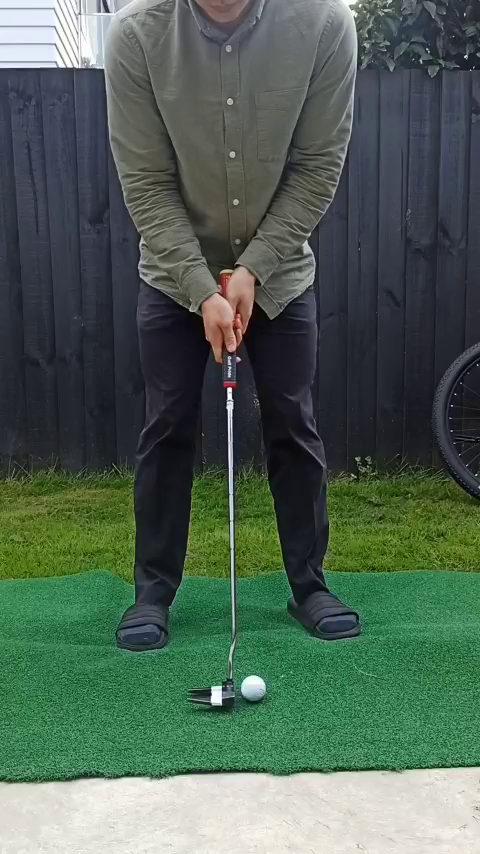
#> input picture frame 5 of Code for CV project/videos/peter_putting_second2.mp4, 480 x 854 px
$ python 'show _contours.py'
#> lines starting #> are read from the running program, lines starting #| are printed output that depends on the picture; after the words box and inside, x2 and y2 are one past the last pixel; in counts of white or black regions, pixels touching at a corner belong together
import cv2
import numpy as np
from filterpy.kalman import KalmanFilter, UnscentedKalmanFilter, MerweScaledSigmaPoints

# for ball tracking contrail
import argparse
from collections import deque
import imutils

# for ball tracking distance between previous frame
dist = lambda x1, y1, x2, y2: np.sqrt((x2-x1)**2 + (y2-y1)**2)

# Functions
def find_ball(frame, frame_HSV, lower_ball, upper_ball):

    # Detect a colour ball with a colour range.
    mask = cv2.inRange(frame_HSV, lower_ball, upper_ball)  # Find all pixels in the image within the colour range.

    # Perfrom closing morphology (dilate then erosion) to fill gaps and holes in image
    kernel = np.ones((3,3), np.uint8)

    # dilation = cv2.dilate(erosion, kernel, iterations=1)
    opening_mask = cv2.morphologyEx(mask, cv2.MORPH_OPEN, kernel, iterations=1)
    closing_mask = cv2.morphologyEx(opening_mask, cv2.MORPH_CLOSE, kernel, iterations=1)
    erosion = cv2.erode(closing_mask, kernel, iterations=1)


    final_mask = erosion

    cv2.imshow('mask', final_mask)
    # cv2.imshow('closing_mask', closing_mask)
    # cv2.imshow('opening_mask', opening_mask)

    # Find a series of points which outline the shape in the mask.
    contours, _hierarchy = cv2.findContours(final_mask, cv2.RETR_EXTERNAL, cv2.CHAIN_APPROX_SIMPLE)

    if contours:
        # Filter and process contours
        i = 0
        for contour in contours:
            # Fit minimum enclosing circle
            (x, y), radius = cv2.minEnclosingCircle(contour) # could also set a threshold range for radius here

            # Calculate contour area
            contour_area = cv2.contourArea(contour)

            # Calculate area of enclosing circle
            circle_area = np.pi * (radius ** 2)

            # Calculate ratio of contour area to circle area
            circularity = contour_area / circle_area

            # Find the best circle
            if (i == 0):
                best_circularity = circularity
                bestCircle = contour
            if (circularity > best_circularity):   # will always skip when i==0 as circularity=best_circularity
                best_circularity = circularity
                bestCircle = contour
            i += 1

        # draw circle of the best circle that is also within a ball's circumference from last frame
        (x, y), radius = cv2.minEnclosingCircle(bestCircle)
        center = np.array([int(x), int(y)])
        radius = int(radius)

        return contours, center, radius
    else:
        return None, None, None


def track_ball():
    cap = cv2.VideoCapture('videos/peter_putting_second2.mp4')

    # [7 lines of commented-out code are left out]
    lower_grass = np.array([30, 68, 75], dtype="uint8")
    upper_grass = np.array([91, 210, 220], dtype="uint8")      # peter_putting_fourth60fps
    # [10 lines of commented-out code are left out]
    lower_ball = np.array([50, 0, 130], dtype="uint8")
    upper_ball = np.array([105, 100, 255], dtype="uint8")      # peter_putting_fourth60fps
    # lower_ball = np.array([0, 0, 150], dtype="uint8")
    # upper_ball = np.array([120, 110, 255], dtype="uint8")      # peter_putting_fifth_closeup_4k

    # stats analysis
    ball_found = 0
    num_frames = 0

    # while cv2.waitKey(100) < 0:   # the number determines how fast the video plays
    while cv2.waitKey(0):

        # grab the current frame
#> (key Esc is pressed here)
        ret, frame = cap.read()  # Read a frame from the video file.
#> frame is the input picture: shape (854, 480, 3); mean B, G, R 84.3, 97.4, 78.7
        if not ret:              # If we cannot read any more frames from the video file, then exit.
            break
        # blur image
        blur = cv2.GaussianBlur(frame, (3,3), 0)
        frame_HSV = cv2.cvtColor(blur, cv2.COLOR_BGR2HSV)   # convert image from BGR to HSV
#> frame_HSV: shape (854, 480, 3); mean H, S, V 77.7, 77.9, 102.5

        # Mask the frame using bitwise_and() operation with green grass so we only focus on the area with grass
        green_mask = cv2.inRange(frame_HSV, lower_grass, upper_grass)
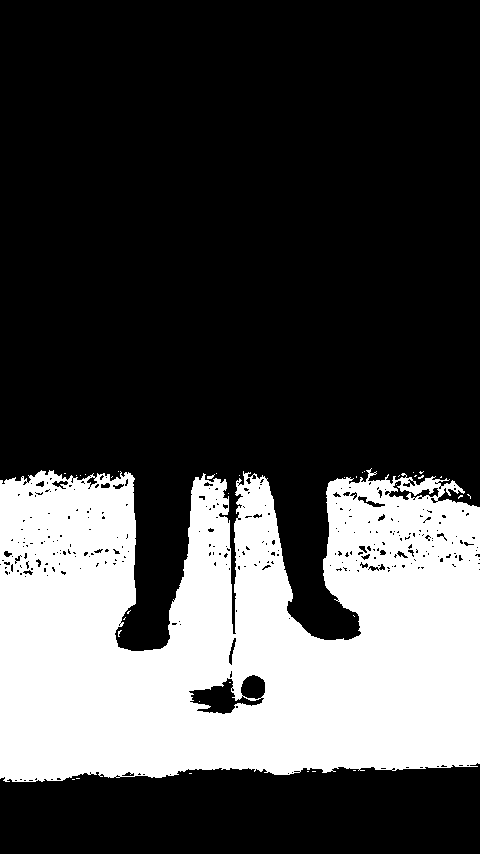
#> green_mask: shape (854, 480); 29.1% white; 36 white regions (34 under 20 px), largest, box (x1, y1, x2, y2) and area: (0, 468, 480, 782) 119161, (207, 474, 215, 479) 21
        # Perfrom closing morphology (dilate then erosion) to fill gaps and holes in image
        kernel = np.ones((3,3), np.uint8)
        closing_mask = cv2.morphologyEx(green_mask, cv2.MORPH_CLOSE, kernel, iterations=3)
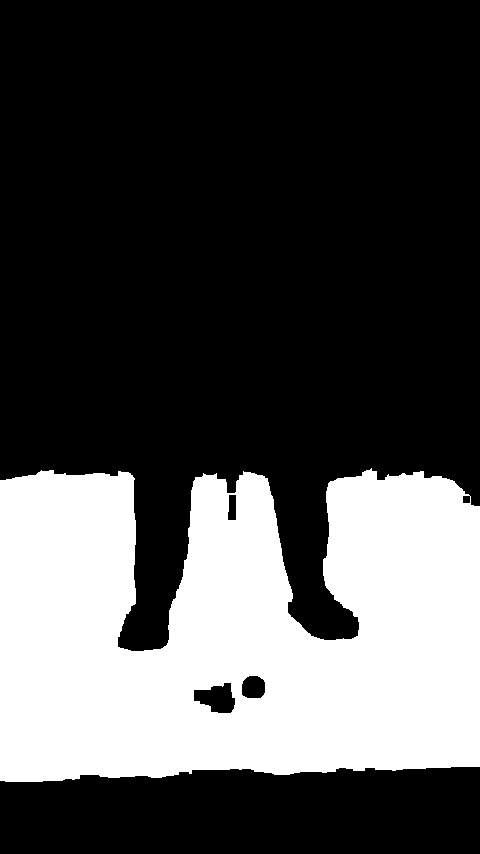
#> closing_mask: shape (854, 480); 30.3% white; 1 white region, box (x1, y1, x2, y2) and area: (0, 468, 480, 782) 124150
        # do some erosion after this to get rid of random white spots
        # erosion_mask = cv2.erode(closing_mask, kernel, iterations=2)
        opening_mask = cv2.morphologyEx(closing_mask, cv2.MORPH_OPEN, kernel, iterations=1)
#> opening_mask: shape (854, 480); 30.3% white; 1 white region
        # Find contours in the binary image
        contours, _ = cv2.findContours(opening_mask, cv2.RETR_EXTERNAL, cv2.CHAIN_APPROX_SIMPLE)
#> contours = 1 contour; box (x1, y1, x2, y2) and area: (0, 470, 480, 782) 124217
        contour = max(contours, key=len)
#> contour = contour of 512 points, box (x1, y1, x2, y2) (0, 470, 480, 782), area 124217
        # Approximate the contour with a polygon
        epsilon = 0.001 * cv2.arcLength(contour, True) # adjust the epsilon value as needed
#> epsilon = 2.43
        approx = cv2.approxPolyDP(contour, epsilon, True)
#> approx = contour of 71 points, box (x1, y1, x2, y2) (0, 470, 480, 781), area 124070
        # Draw the polygon (optional)
        # cv2.drawContours(frame, [approx], 0, (0, 255, 0), 2)  # Green color, thickness=2
        # Get corner points
        # corners = np.squeeze(approx)
        # Draw circles at corner points (optional)
        # for corner in corners:
        #     cv2.circle(frame, tuple(corner), 5, (0, 0, 255), -1)  # Red color, filled circle
        # Create a black mask with the same dimensions as the image
        black_mask = np.zeros(frame_HSV.shape[:2], dtype="uint8")   # this black_mask works
        # Draw the polygon on the mask
        cv2.fillPoly(black_mask, [approx], 255)
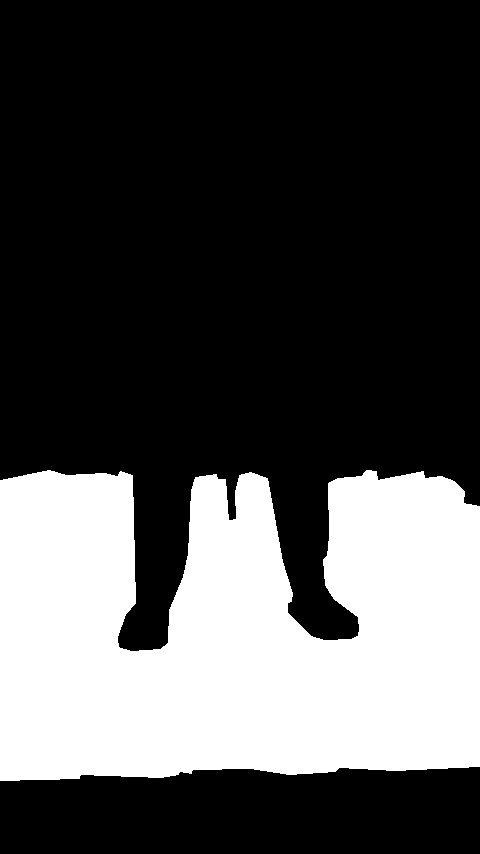
#> black_mask: shape (854, 480); 30.5% white; 1 white region, box (x1, y1, x2, y2) and area: (0, 470, 480, 781) 125199
        # Apply the mask to the original image
        masked_image = cv2.bitwise_and(frame_HSV, frame_HSV, mask=black_mask)
#> masked_image: shape (854, 480, 3); mean H, S, V 19.2, 45.3, 35.9


        # now find the ball using the masked_image
        contours, center, radius = find_ball(frame, frame_HSV, lower_ball, upper_ball)    # using the find_ball function
#> in find_ball, `opening_mask = cv2.morphologyEx(mask, cv2.MORPH_OPEN, kernel, iteratio..`:
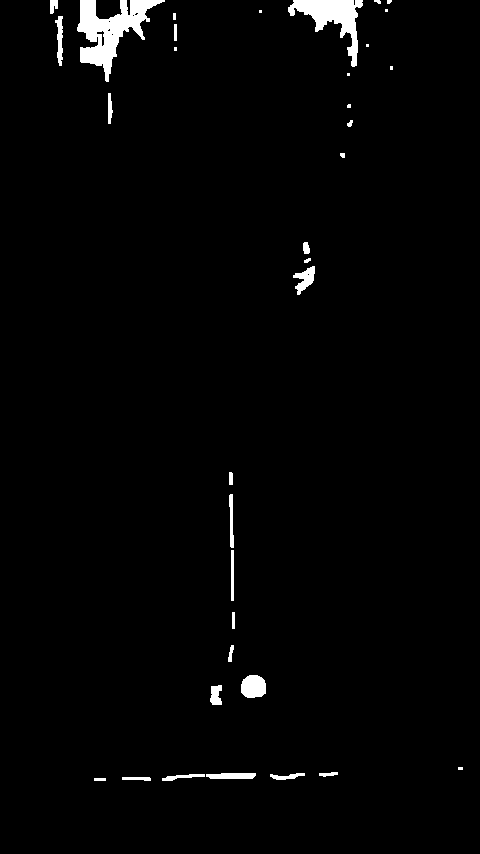
#> opening_mask: shape (854, 480); 1.9% white; 35 white regions (9 under 20 px), largest, box (x1, y1, x2, y2) and area: (77, 0, 165, 82) 2839, (288, 0, 363, 67) 1800, (241, 675, 266, 698) 483
#> in find_ball, `erosion = cv2.erode(closing_mask, kernel, iterations=1)`:
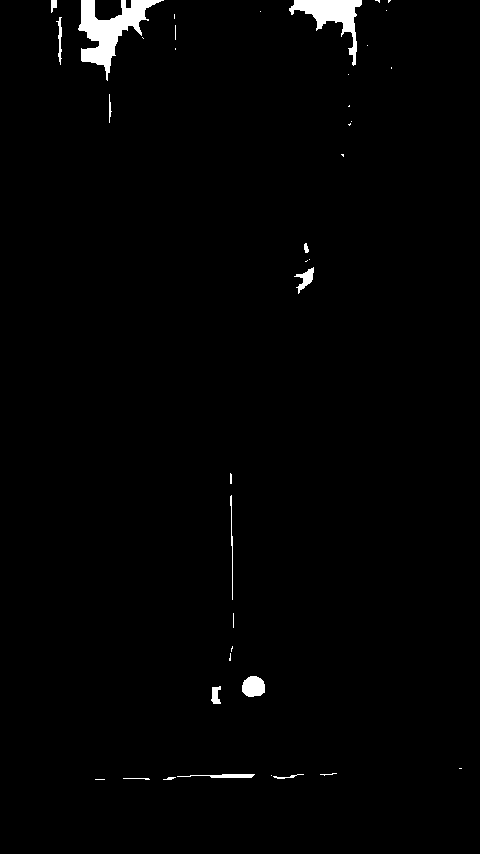
#> erosion: shape (854, 480); 1.4% white; 39 white regions (24 under 20 px)
#> in find_ball, `contours, _hierarchy = cv2.findContours(final_mask, cv2.RETR_EXTERNAL,..`: contours = 39 contours, 29 with area under 20; largest, box (x1, y1, x2, y2) and area: (78, 0, 164, 81) 2293, (289, 0, 362, 66) 1396, (242, 676, 265, 697) 358, (294, 267, 314, 294) 172, (177, 774, 255, 778) 117
#> the loop in find_ball, `for contour in contours:` made 39 passes
#> (x, y, radius, contour_area, circle_area, circularity, best_circularity) on passes 9 to 10: (216.5, 694.5, 9.19, 98.5, 265.5, 0.371, 0.371), (253.2, 687.3, 11.77, 358.5, 435.6, 0.823, 0.823)
#> after the loop in find_ball, `for contour in contours:`: i = 39
#> in find_ball, `(x, y), radius = cv2.minEnclosingCircle(bestCircle)`: x = 253.2; y = 687.3; radius = 11.77
#> in find_ball, `center = np.array([int(x), int(y)])`: center = [253, 687]
#> in find_ball, `radius = int(radius)`: radius = 11
#> center = [253, 687]; radius = 11


        if contours is not None:
            cv2.drawContours(frame, contours, -1, (255, 0, 0), 2)
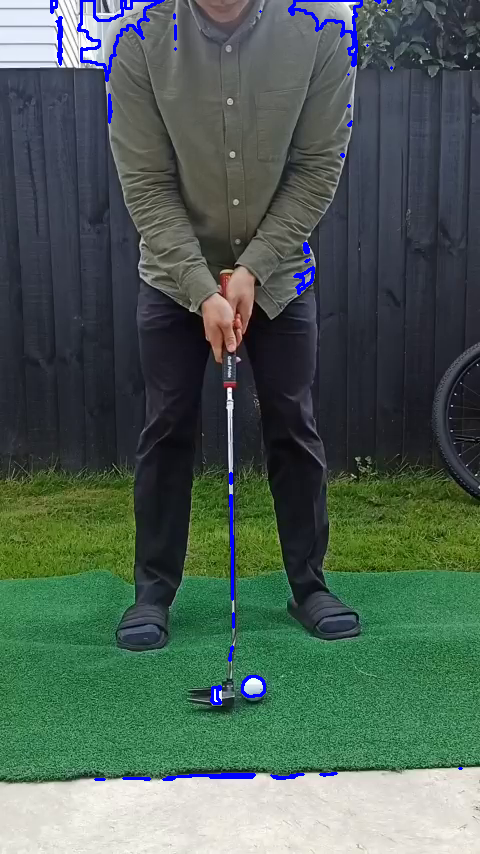
#> frame: shape (854, 480, 3); 1.14% of pixels changed, all inside (x1, y1, x2, y2) = (50, 0, 463, 781)
            for contour in contours:
                (x, y), radius = cv2.minEnclosingCircle(contour)
                center = np.array([int(x), int(y)])
                radius = int(radius)
                cv2.circle(frame, tuple(center), radius,(0,0,255), 2)
#> this loop made 39 passes
#> (x, y, radius, center) on passes 2, 6, 7, 9, 10, 11, 12, 14: (136, 778.5, 13, [136, 778]), (215.5, 775, 38, [215, 775]), (328, 773.5, 8, [328, 773]), (216.5, 694.5, 9, [216, 694]), (253.2, 687.3, 11, [253, 687]), (229.5, 656.5, 3, [229, 656]), (231.5, 648.5, 2, [231, 648]), (231.5, 547, 52, [231, 547])
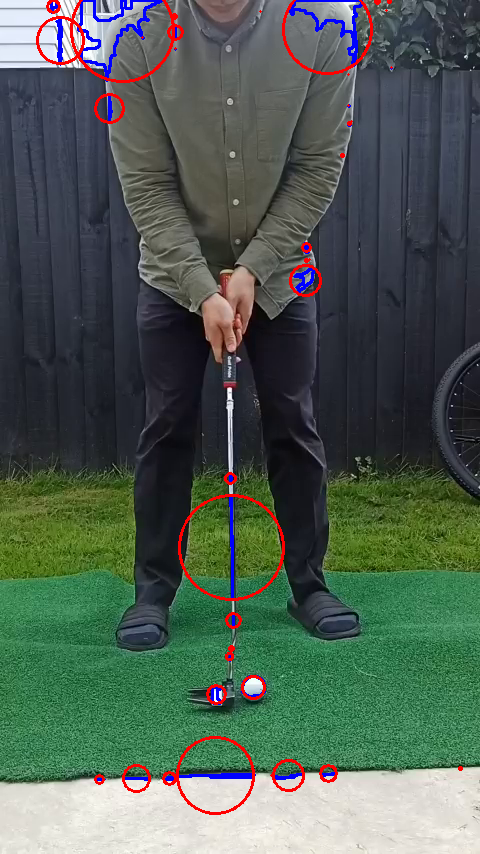
#> frame: shape (854, 480, 3); 1.44% of pixels changed, all inside (x1, y1, x2, y2) = (36, 0, 463, 815)
            # [6 lines of commented-out code are left out]

        cv2.imshow('frame', frame)  # Display the annotated frame on the screen.
        num_frames += 1

    print(f"ball found = {ball_found}")
    print(f"number of frames = {num_frames}")
    print(f"success rate = {(ball_found/num_frames):.2f}%")

# Main
if __name__ == "__main__":
    track_ball()
#> (key Enter is pressed here)


    # while cv2.waitKey(0):  # this steps through each frame when you press 'q'

$ run again, starting later in the video
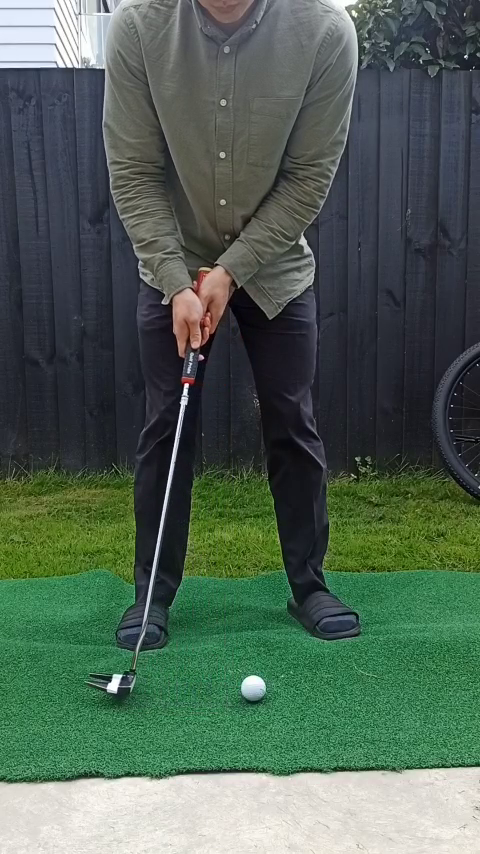
#> input picture frame 26 of Code for CV project/videos/peter_putting_second2.mp4, 480 x 854 px
#> in track_ball, frame is the input picture: shape (854, 480, 3); mean B, G, R 84.3, 97.5, 79
#> frame_HSV: shape (854, 480, 3); mean H, S, V 77.2, 77.7, 102.6
#> in track_ball, `green_mask = cv2.inRange(frame_HSV, lower_grass, upper_grass)`:
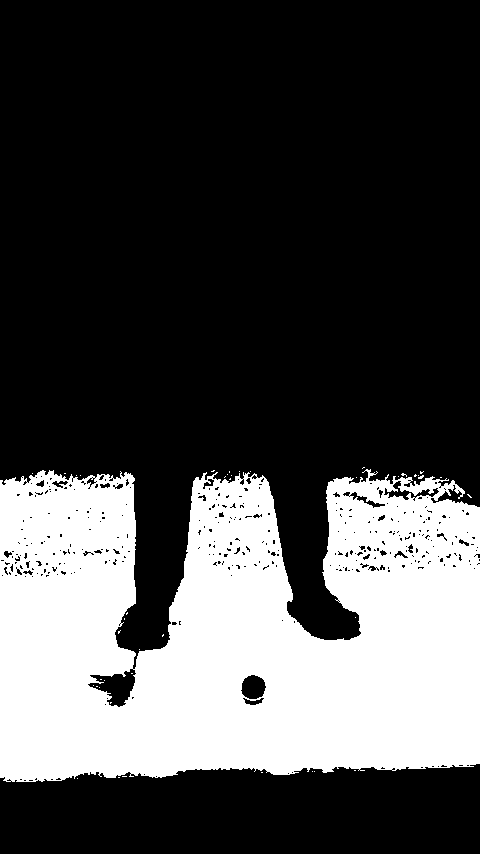
#> green_mask: shape (854, 480); 29.3% white; 43 white regions (42 under 20 px), largest, box (x1, y1, x2, y2) and area: (0, 469, 480, 782) 120036
#> in track_ball, `contours, _ = cv2.findContours(opening_mask, cv2.RETR_EXTERNAL, cv2.CH..`: contours = 1 contour; box (x1, y1, x2, y2) and area: (0, 468, 480, 782) 124580
#> in track_ball, `contour = max(contours, key=len)`: contour = contour of 520 points, box (x1, y1, x2, y2) (0, 468, 480, 782), area 124580
#> epsilon = 2.37
#> approx = contour of 77 points, box (x1, y1, x2, y2) (0, 468, 480, 781), area 124492
#> black_mask: shape (854, 480); 30.6% white; 1 white region, box (x1, y1, x2, y2) and area: (0, 468, 480, 781) 125604
#> masked_image: shape (854, 480, 3); mean H, S, V 19.2, 45.7, 35.9
#> mask: shape (854, 480); 2.1% white; 162 white regions (136 under 20 px), largest, box (x1, y1, x2, y2) and area: (71, 0, 158, 121) 3202, (301, 0, 360, 86) 2055, (241, 675, 266, 698) 454
#> erosion: shape (854, 480); 1.3% white; 41 white regions (31 under 20 px)
#> in find_ball, `contours, _hierarchy = cv2.findContours(final_mask, cv2.RETR_EXTERNAL,..`: contours = 41 contours, 34 with area under 20; largest, box (x1, y1, x2, y2) and area: (72, 0, 155, 68) 2506, (304, 0, 359, 81) 1616, (242, 676, 265, 697) 364, (292, 268, 314, 294) 184, (108, 674, 121, 692) 86, (301, 239, 309, 253) 30, (174, 26, 177, 46) 20
#> the loop in find_ball, `for contour in contours:` made 41 passes
#> (x, y, radius, contour_area, circle_area, circularity, best_circularity) on pass 12: (253, 687, 11.69, 364.5, 429.2, 0.849, 0.849)
#> after the loop in find_ball, `for contour in contours:`: i = 41
#> in find_ball, `(x, y), radius = cv2.minEnclosingCircle(bestCircle)`: x = 253; y = 687; radius = 11.69
#> in find_ball, `center = np.array([int(x), int(y)])`: center = [253, 687]
#> in find_ball, `radius = int(radius)`: radius = 11
#> in track_ball, `contours, center, radius = find_ball(frame, frame_HSV, lower_ball, upp..`: center = [253, 687]; radius = 11
#> the loop in track_ball, `for contour in contours:` made 41 passes
#> (x, y, radius) on passes 4, 5, 7, 8, 9, 12, 15, 18: (169, 777, 0), (144, 777, 0), (271, 775, 0), (294, 775, 3), (223, 775, 12), (253, 687, 11), (191, 355, 0), (303, 262, 0)
#> after the loop in track_ball, `for contour in contours:`:
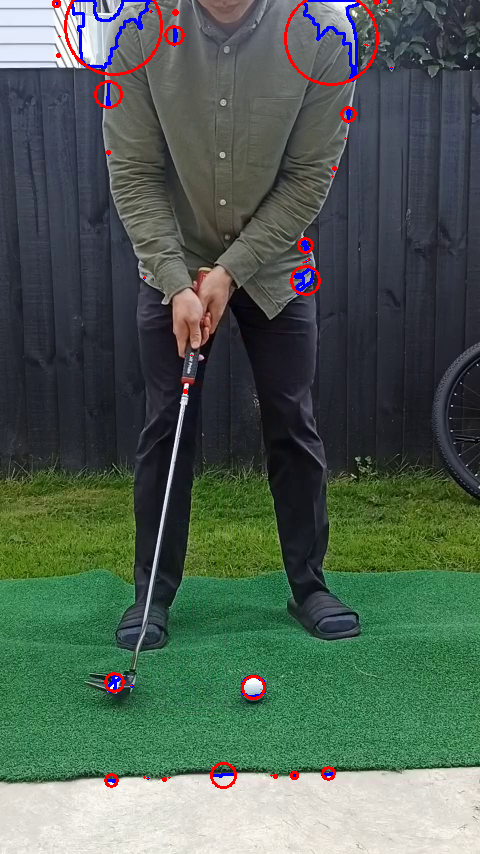
#> frame: shape (854, 480, 3); mean B, G, R 83.7, 95.3, 79
